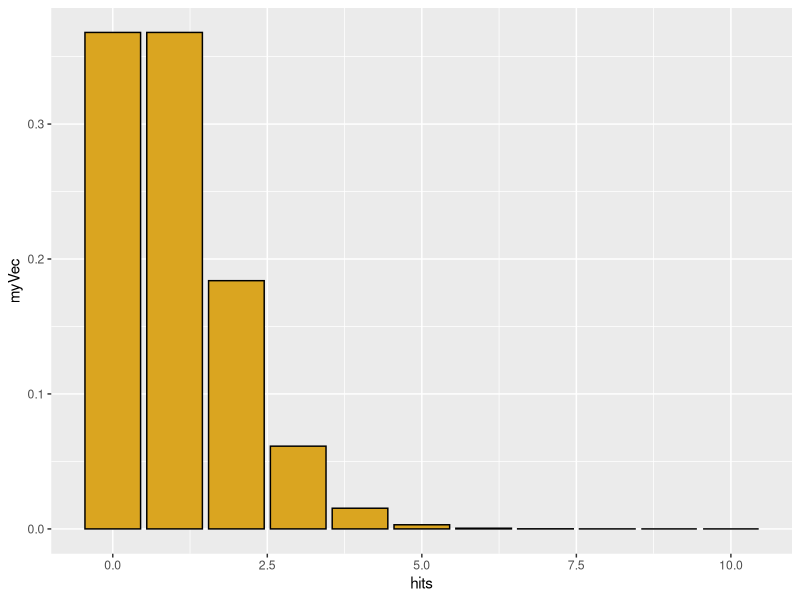
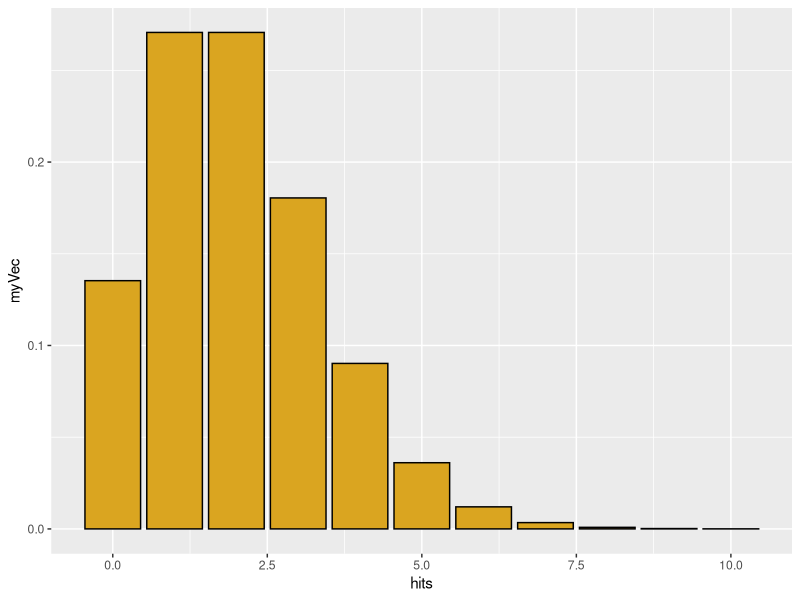
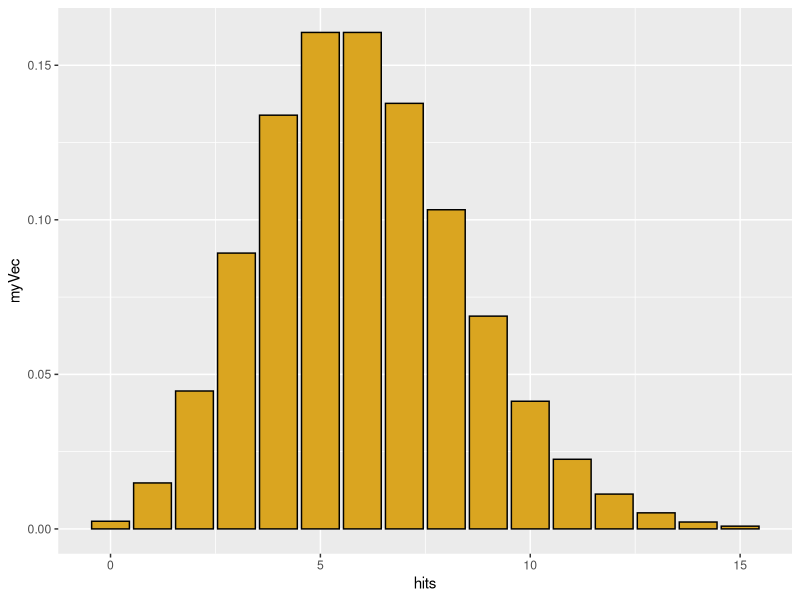
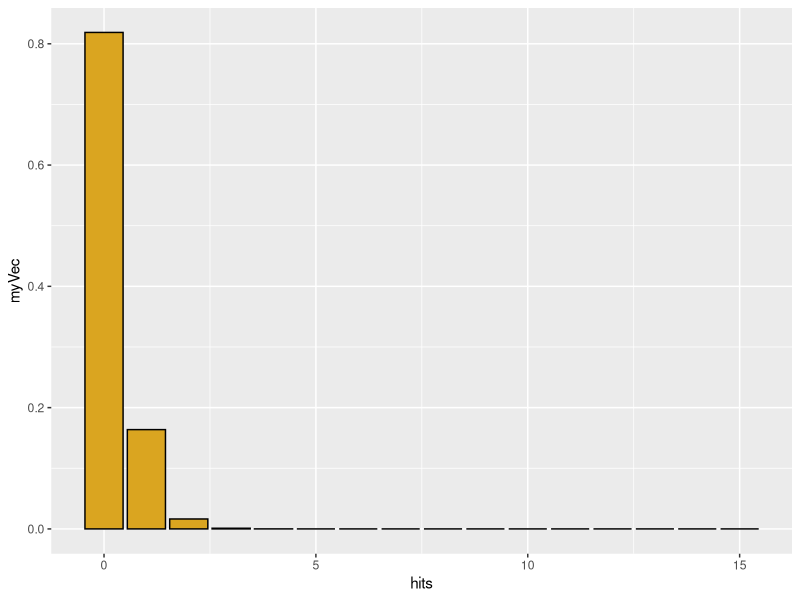
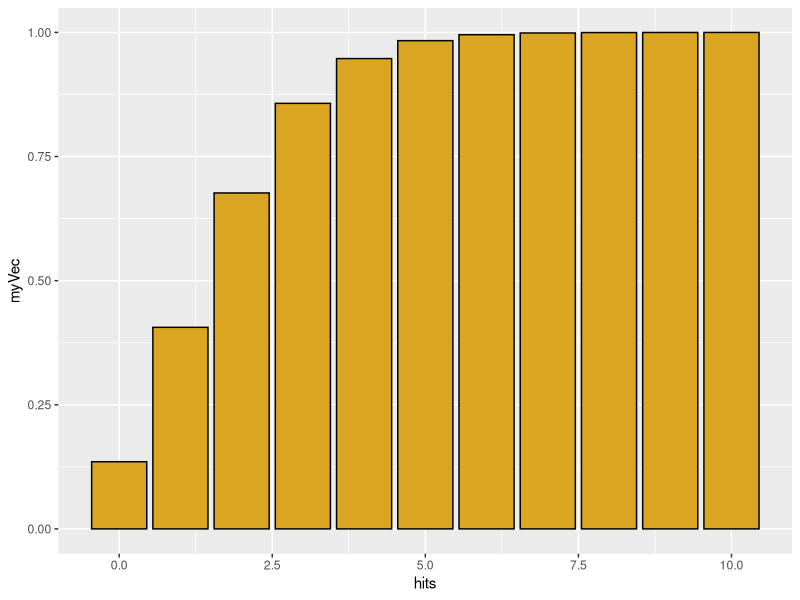
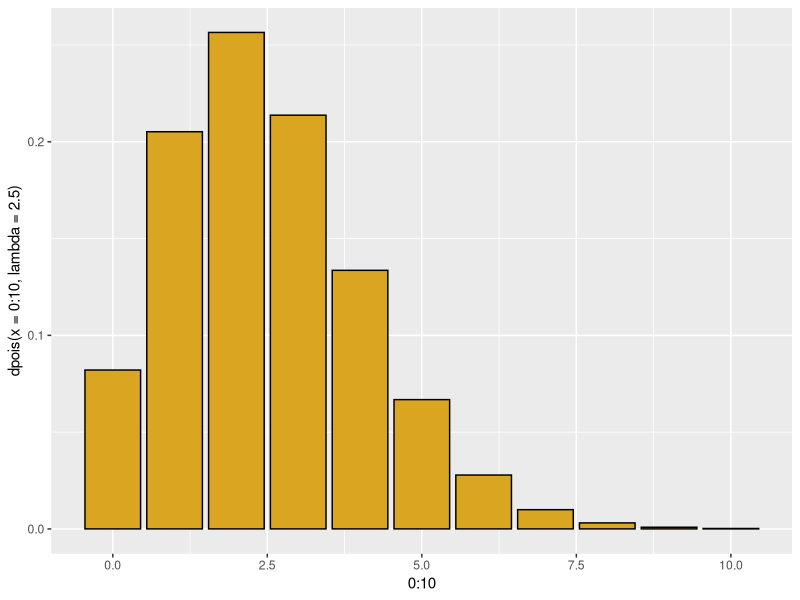
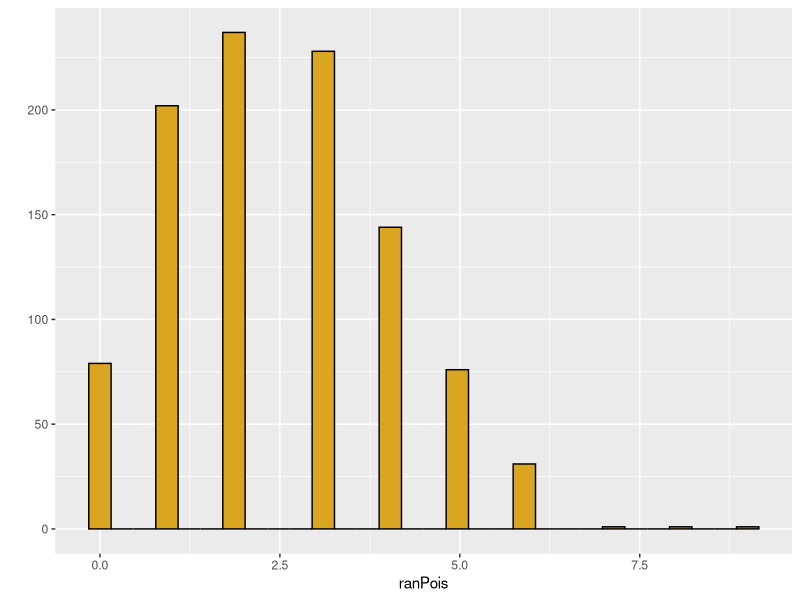
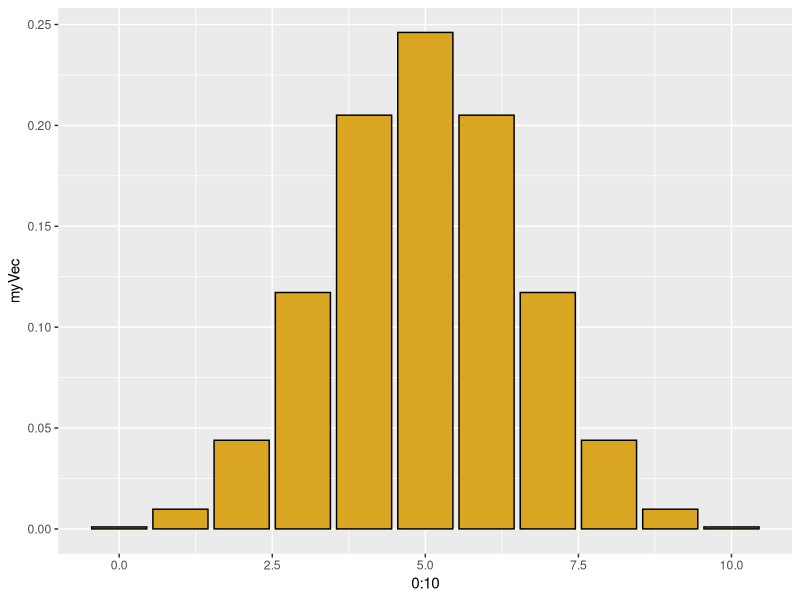

R code for these plots, in order:
## ---- chunk 1
knitr::opts_chunk$set(eval = FALSE)
## ---- chunk 2
library(ggplot2)
library(MASS)
#-------------------------------------------------
# Poisson distribution
# Discrete X >= 0
# Random events with a constant rate lambda
# (observations per time or per unit area)
# Parameter lambda > 0

# "d" function generates probability density
hits <- 0:10
myVec <- dpois(x=hits,lambda=1)
qplot(x=hits,y=myVec,geom="col",color=I("black"),fill=I("goldenrod"))

myVec <- dpois(x=hits,lambda=2)
qplot(x=hits,y=myVec,geom="col",color=I("black"),fill=I("goldenrod"))

hits <- 0:15
myVec <- dpois(x=hits,lambda=6)
qplot(x=hits,y=myVec,geom="col",color=I("black"),fill=I("goldenrod"))


hits <- 0:15
myVec <- dpois(x=hits,lambda=0.2)
qplot(x=hits,y=myVec,geom="col",color=I("black"),fill=I("goldenrod"))

sum(myVec)  # sum of density function = 1.0 (total area under curve)

# for a Poisson distribution with lambda=2, 
# what is the probability that a single draw will yield X=0?

dpois(x=0,lambda=2)

# "p" function generates cumulative probability density; gives the 
# "lower tail" cumulative area of the distribution

hits <- 0:10
myVec <- ppois(q=hits,lambda=2)
qplot(x=hits,y=myVec,geom="col",color=I("black"),fill=I("goldenrod"))


# for a Poisson distribution with lambda=2, 
# what is the probability of getting 1 or fewer hits?

ppois(q=1, lambda=2)


# We could also get this through dpois
p_0 <- dpois(x=0,lambda=2)
p_0
p_1 <- dpois(x=1,lambda=2)
p_1
p_0 + p_1


# The q function is the inverse of p
# What is the number of hits corresponding to 50% of the probability mass
qpois(p=0.5,lambda=2.5)
qplot(x=0:10,y=dpois(x=0:10,lambda=2.5),geom="col",color=I("black"),fill=I("goldenrod"))

# but distribution is discrete, so this is not exact
ppois(q=2,lambda=2.5)

# finally, we can simulate individual values from a poisson
ranPois <- rpois(n=1000,lambda=2.5)
qplot(x=ranPois,color=I("black"),fill=I("goldenrod"))


# for real or simulated data, we can use the quantile
# function to find the empirical  95% confidence interval on the data

quantile(x=ranPois,probs=c(0.025,0.975))
## ---- chunk 3
#-------------------------------------------------
# Binomial distribution
# p = probability of a dichotomous outcome
# size = number of trials
# x = possible outcomes
# outcome x is bounded between 0 and number of trials

# use "d" binom for density function
hits <- 0:10
myVec <- dbinom(x=hits,size=10,prob=0.5)
qplot(x=0:10,y=myVec,geom="col",color=I("black"),fill=I("goldenrod"))



# and how does this compare to an actual simulation of 50 tosses of 100 coins?

myCoins <- rbinom(n=50,size=100,prob=0.5)
qplot(x=myCoins,color=I("black"),fill=I("goldenrod"))
quantile(x=myCoins,probs=c(0.025,0.975))

## ---- chunk 4
#-------------------------------------------------
# negative binomial: number of failures (values of MyVec)
# in a series of (Bernouli) with p=probability of success 
# before a target number of successes (= size)
# generates a discrete distribution that is more 
# heterogeneous ("overdispersed") than Poisson
hits <- 0:40
myVec <- dnbinom(x=hits, size=5, prob=0.5)
qplot(x=hits,y=myVec,geom="col",color=I("black"),fill=I("goldenrod"))

# geometric series is a special case where N= 1 success
# each bar is a constant fraction 1 - "prob" of the bar before it
myVec <- dnbinom(x=hits, size=1, prob=0.1)
qplot(x=hits,y=myVec,geom="col",color=I("black"),fill=I("goldenrod"))


# alternatively specify mean = mu of distribution and size, 
# the dispersion parameter (small is more dispersed)
# this gives us a poisson with a lambda value that varies
# the dispersion parameter is the shape parameter in the gamma
# as it increases, the distribution has a smaller variance
# just simulate it directly

nbiRan <- rnbinom(n=1000,size=10,mu=5)
qplot(nbiRan,color=I("black"),fill=I("goldenrod"))

nbiRan <- rnbinom(n=1000,size=0.1,mu=5)
qplot(nbiRan,color=I("black"),fill=I("goldenrod"))
## ---- chunk 5
library(MASS)
data <- c(100,100,104,99)
z <- fitdistr(data,"normal")
print(z)
## ---- chunk 6

frog_data <- c(30.15,26.3,27.5,22.9,27.8,26.2)

# get and print model parameters assuming a normal distribution
z<- fitdistr(frog_data,"normal")
print(z)

# plot the density function for the normal and annotate the plot with the original data
x <- 1:100
g_density <- dnorm(x=x,mean=z$estimate["mean"],sd=z$estimate["sd"])
qplot(x,g_density,geom="line") + annotate(geom="point",x=frog_data,y=0.001)   
 
# now do the same for a gamma distribution, which has a shape and rate parameter as outputs from fitdistr
z<- fitdistr(frog_data,"gamma")
print(z)

# plot the density function for the gamma and annotate the plot with the original data
x <- 1:100
g_density <- dgamma(x=x,shape=z$estimate["shape"],rate=z$estimate["rate"])
qplot(x,g_density,geom="line") + annotate(geom="point",x=frog_data,y=0.001,color="red")   
## ---- chunk 7

frog_data <- c(30.15,26.3,27.5,22.9,27.8,26.2)
outlier <- 0.050
frog_data <- c(frog_data,outlier)

# get and print model parameters assuming a normal distribution
z<- fitdistr(frog_data,"normal")
print(z)

# plot the density function for the normal and annotate the plot with the original data
x <- 1:100
g_density <- dnorm(x=x,mean=z$estimate["mean"],sd=z$estimate["sd"])
qplot(x,g_density,geom="line") + annotate(geom="point",x=frog_data,y=0.001)   
 
# now do the same for a gamma distribution, which has a shape and rate parameter as outputs from fitdistr
z<- fitdistr(frog_data,"gamma")
print(z)

# plot the density function for the gamma and annotate the plot with the original data
x <- 1:100
g_density <- dgamma(x=x,shape=z$estimate["shape"],rate=z$estimate["rate"])
qplot(x,g_density,geom="line") + annotate(geom="point",x=frog_data,y=0.001,color="red")   
